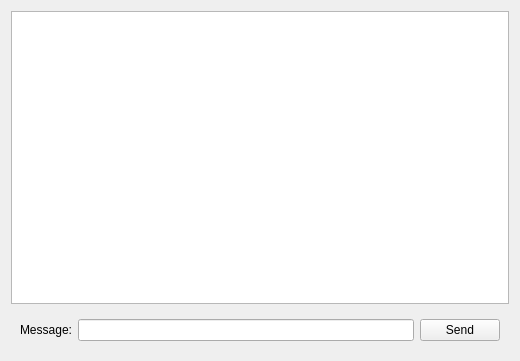
<?xml version="1.0" encoding="UTF-8"?>
<ui version="4.0">
 <class>ClientChatWidget</class>
 <widget class="QWidget" name="ClientChatWidget">
  <property name="geometry">
   <rect>
    <x>0</x>
    <y>0</y>
    <width>520</width>
    <height>361</height>
   </rect>
  </property>
  <property name="windowTitle">
   <string>Form</string>
  </property>
  <layout class="QVBoxLayout" name="verticalLayout">
   <item>
    <widget class="QListWidget" name="lstMessages"/>
   </item>
   <item>
    <widget class="QWidget" name="wdgSendMessage" native="true">
     <layout class="QHBoxLayout" name="horizontalLayout">
      <item>
       <widget class="QLabel" name="lblMessage">
        <property name="text">
         <string>Message:</string>
        </property>
       </widget>
      </item>
      <item>
       <widget class="QLineEdit" name="lnMessage"/>
      </item>
      <item>
       <widget class="QPushButton" name="btnSend">
        <property name="text">
         <string>Send</string>
        </property>
       </widget>
      </item>
     </layout>
    </widget>
   </item>
  </layout>
 </widget>
 <resources/>
 <connections/>
</ui>
